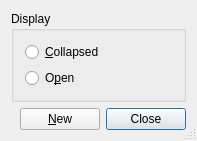
<?xml version="1.0" encoding="UTF-8"?>
<ui version="4.0">
 <class>ERTUi</class>
 <widget class="QDialog" name="ERTUi">
  <property name="geometry">
   <rect>
    <x>0</x>
    <y>0</y>
    <width>197</width>
    <height>135</height>
   </rect>
  </property>
  <property name="windowTitle">
   <string/>
  </property>
  <property name="sizeGripEnabled">
   <bool>true</bool>
  </property>
  <layout class="QVBoxLayout">
   <property name="spacing">
    <number>6</number>
   </property>
   <property name="margin">
    <number>11</number>
   </property>
   <item>
    <widget class="QGroupBox" name="ertBG">
     <property name="title">
      <string>Display</string>
     </property>
     <layout class="QVBoxLayout">
      <property name="spacing">
       <number>6</number>
      </property>
      <property name="margin">
       <number>11</number>
      </property>
      <item>
       <widget class="QRadioButton" name="collapsedRB">
        <property name="toolTip">
         <string>Show ERT button only</string>
        </property>
        <property name="text">
         <string>&amp;Collapsed</string>
        </property>
       </widget>
      </item>
      <item>
       <widget class="QRadioButton" name="openRB">
        <property name="toolTip">
         <string>Show ERT contents</string>
        </property>
        <property name="text">
         <string>O&amp;pen</string>
        </property>
       </widget>
      </item>
     </layout>
    </widget>
   </item>
   <item>
    <layout class="QHBoxLayout">
     <property name="spacing">
      <number>6</number>
     </property>
     <property name="margin">
      <number>0</number>
     </property>
     <item>
      <spacer>
       <property name="orientation">
        <enum>Qt::Horizontal</enum>
       </property>
       <property name="sizeType">
        <enum>QSizePolicy::Expanding</enum>
       </property>
       <property name="sizeHint" stdset="0">
        <size>
         <width>20</width>
         <height>20</height>
        </size>
       </property>
      </spacer>
     </item>
     <item>
      <widget class="QPushButton" name="newPB">
       <property name="toolTip">
        <string/>
       </property>
       <property name="text">
        <string>&amp;New</string>
       </property>
       <property name="autoDefault">
        <bool>false</bool>
       </property>
       <property name="default">
        <bool>false</bool>
       </property>
      </widget>
     </item>
     <item>
      <widget class="QPushButton" name="closePB">
       <property name="text">
        <string>Close</string>
       </property>
       <property name="default">
        <bool>true</bool>
       </property>
      </widget>
     </item>
    </layout>
   </item>
  </layout>
 </widget>
 <includes>
  <include location="local">qt_i18n.h</include>
 </includes>
 <resources/>
 <connections/>
</ui>
